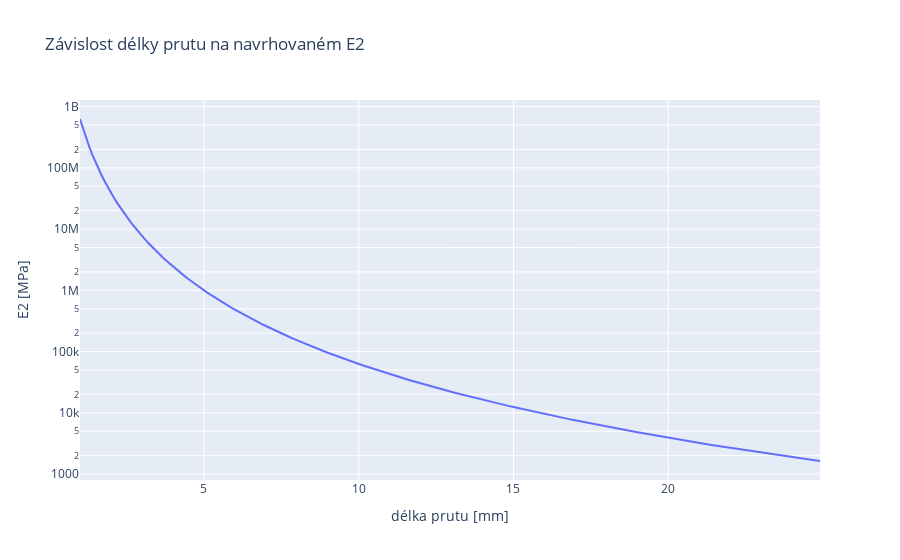

Notebook source saved alongside this figure:
### Code cell
fig = px.line(x=case1.l, y=case1.c, log_y=True, labels={
              'x': 'délka prutu [mm]', 'y': 'E2 [MPa]'}, title='Závislost délky prutu na navrhovaném E2')
fig.show()

### Figure 1 — Plotly figure (JSON) as saved in the notebook; plotly's stock layout.template omitted (floating-point values rounded to 4 significant figures; data arrays with more than 128 entries replaced by an {"elided": "..."} marker saying what was removed)
{"data": [{"hovertemplate": "délka prutu [mm]=%{x}<br>E2 [MPa]=%{y}<extra></extra>", "legendgroup": "", "line": {"color": "#636efa", "dash": "solid"}, "marker": {"symbol": "circle"}, "mode": "lines", "name": "", "orientation": "v", "showlegend": false, "type": "scatter", "x": {"elided": "240 float values"}, "xaxis": "x", "y": {"elided": "240 float values"}, "yaxis": "y"}], "layout": {"legend": {"tracegroupgap": 0}, "title": {"text": "Závislost délky prutu na navrhovaném E2"}, "xaxis": {"anchor": "y", "domain": [0, 1], "title": {"text": "délka prutu [mm]"}}, "yaxis": {"anchor": "x", "domain": [0, 1], "title": {"text": "E2 [MPa]"}, "type": "log"}}}
